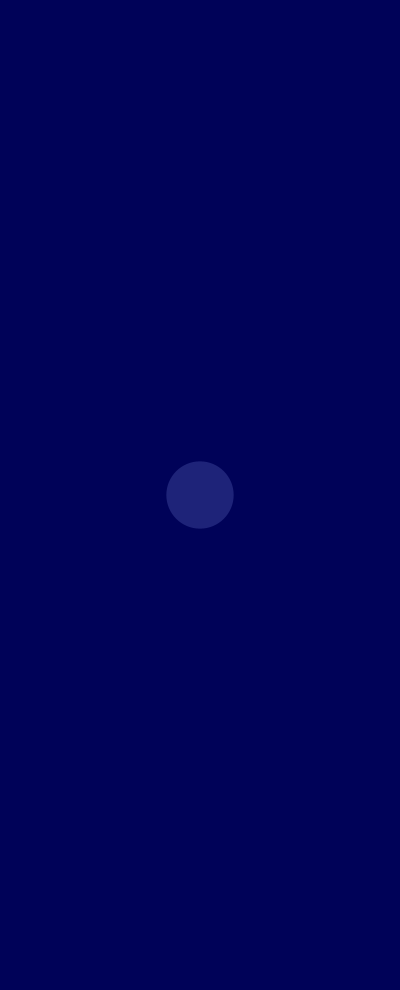
Frame 1 (no input)
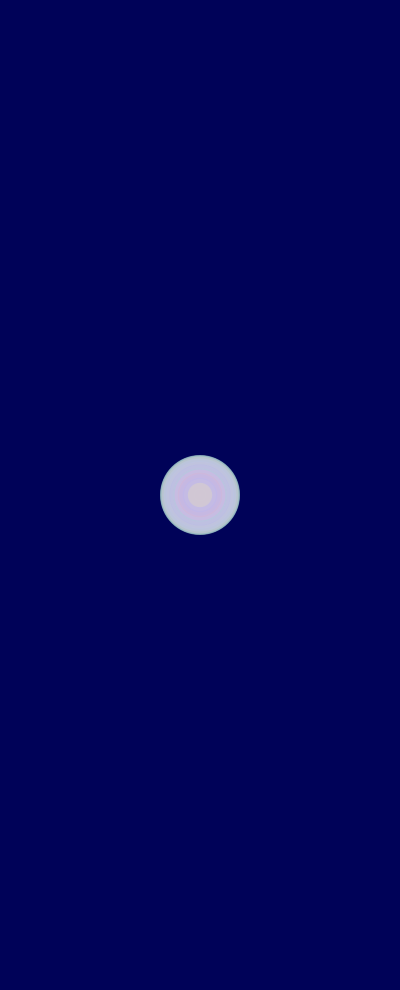
Frame 60 (the mouse pressed at the canvas centre just before this capture)
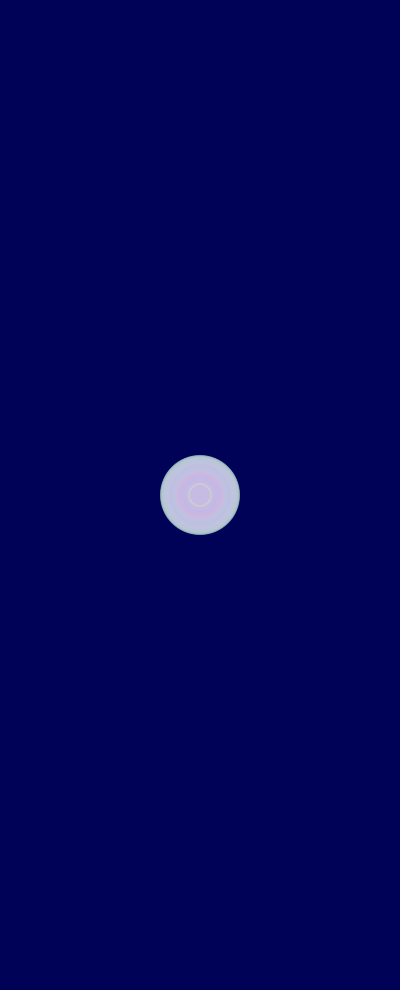
Frame 120 (the mouse held since frame 60 and released just before this capture)

The Processing sketch that drew these frames (run headless with seeded random() and noise(); from frame 60 on, the mouse is pressed at the canvas centre):

// Processing sketch: processing_146683
// ── processing_146683.pde

int counter;

void setup() {  //setup function called initially, only once
  size(400, 990);
  background(600);  //set background red
  colorMode(HSB);   //set colors to Hue, Saturation, Brightness mode
  counter = 0;
}

void draw() {  //draw function loops 
  counter++;
  noStroke();
  fill(random(255),100,255,50);
  
  if(mousePressed == true) { //add some interaction
    ellipse(mouseX, mouseY, 20, 20);
  }
  else {
    ellipse(width/2, height/2, 80*sin(counter), 80*sin(counter));
  }
}
